Frame 1 (no input): blank canvas, image omitted
Frame 60 (the mouse pressed at the canvas centre just before this capture): blank canvas, image omitted
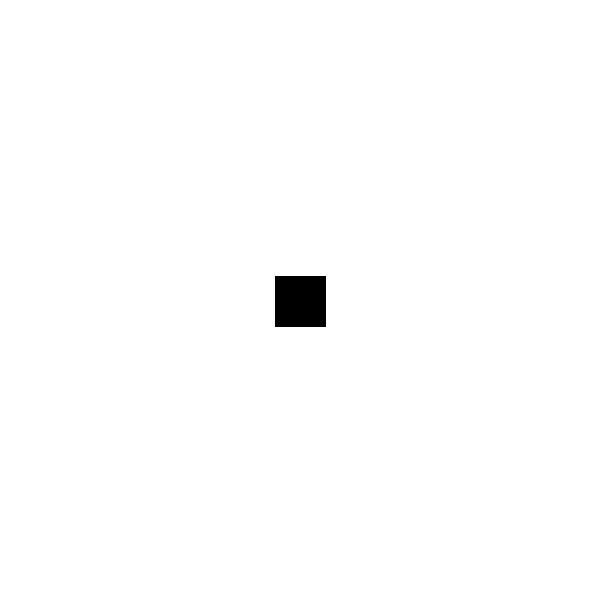
Frame 120 (the mouse held since frame 60 and released just before this capture)

The Processing sketch whose frames 1 and 60 were blank and that drew this single picture after the mouse press (run headless with seeded random() and noise(); from frame 60 on, the mouse is pressed at the canvas centre):

// Processing sketch: processing_110644
// ── processing_110644.pde

int x;
int y;
int R;
int G;
int B;

void setup(){
size(600,600);
x=300;
y=1;
}

void draw(){
  
background(R,G,B                          );
rectMode(CENTER);
fill(0);
rect(x, y, 50, 50);
x= mouseX;
y= mouseY;
R= mouseX;
G= mouseX;
B= mouseY;
println(x);
 if(R >= 255){
   R--;
 }
 
y++;
}
